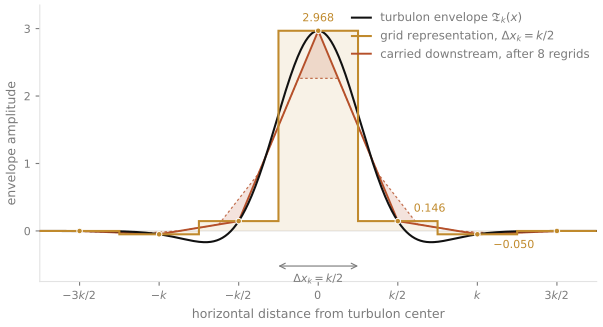

Python code for this plot:
"""S1 — how coarsely a turbulon is represented on its own working grid.

Supplement S1, "Working grids": each size class works on a grid with
Delta x_k = k / (2 s_x). At s_x = 1 the spacing is half the turbulon
size, so the envelope is carried by only five nonzero cells along the
center line: the center, the two flanks at +/- k/2, and the two negative
cells at +/- k.

The figure shows the continuum envelope against that piecewise-constant
grid representation, and against what the rest of the cascade actually
carries: the deposit after it has been interpolated down N_HOPS = 8
further working grids (k/dx = 2 -> 512, the canonical chain the
interpolation compensation is referenced to in steam.simulate).

The delivered curve is the CHORD POLYGON through the five samples, not a
smoothed envelope: the first regrid replaces the deposit by the straight
lines between its samples, and every later regrid interpolates a function
that is already piecewise linear. Refining the grid does not walk back
toward the envelope -- it converges to the polygon. (Computed here by
running the actual chain, so the statement is measured rather than
asserted; see s2_interpolation_retention for why the loss is one-time.)

One honest caveat, drawn as the shaded wedge at the tip: the grids are
corner-aligned (align_corners=True) and so do NOT node-nest, n -> 2n. A
turbulon whose center falls on a node of the finer grids keeps the full
peak; one falling half a cell off has its tip cut to 2.262, a 24% loss.
Both are real and position-dependent within a single run, which is part
of why the compensation factor is measured on the production cascade
rather than derived from this cut.

Envelope is the paper's 3D Mexican hat (Apxeq:turbulon shape) evaluated
along a line through the center:
    T(x) = (A - rho) exp(-rho / 2),  rho = (x / sigma)^2,  sigma = k / pi
with the leading constant A carrying the discrete admissibility
correction applied in steam.simulate._turbulon_envelope:
    A_opt = sum(rho w) / sum(w),  w = exp(-rho / 2)
summed over the 3D kernel grid. A_opt = 2.9678 at s = 1 and 3.0 (the
continuum value, which makes the 3D integral vanish) once s = 2 resolves
the negative shell. A_opt is computed here from the same closed form the
package uses; tests/test_kernel.py pins the two against each other.

NOTE: this is a center-line CUT of a 3D function. The cut is strongly
mean-positive even though the 3D kernel sums to zero -- the negative
shell lives off-axis, where the r^2 volume element gives it the
multiplicity to cancel the core. Do not read the panel as a mean.
"""
import numpy as np
import matplotlib
matplotlib.use('Agg')
import matplotlib.pyplot as plt
from turblib import INK, RULE, LABEL, PALETTE, save

EXACT = INK                 # continuum envelope
COARSE = PALETTE['h']       # ochre — the grid representation
LATE = PALETTE['T']         # sienna — after the rest of the regrid chain
HALF_WIDTH = 1.75           # upper-panel x range, in units of k
SIGMA = 1.0 / np.pi         # k = 1 throughout
dx = 0.5                    # working-grid spacing k/(2 s_x) at s_x = 1
N_HOPS = 8                  # regrids to the k/dx = 512 reference chain
CHAIN_HALF = 8.0            # wide window for the chain, so edges don't intrude


def leading_constant(sparsity, support=5.0):
    """A_opt for the 3D kernel at this sparsity — see module docstring."""
    spacing = 1.0 / (2.0 * sparsity)
    half = int(np.ceil(support / spacing))
    axis = np.arange(-half, half + 1) * spacing
    X, Y, Z = np.meshgrid(axis, axis, axis, indexing='ij')
    rho = (X**2 + Y**2 + Z**2) / SIGMA**2
    weight = np.exp(-rho / 2.0)
    return float((rho * weight).sum() / weight.sum())


A_OPT = leading_constant(1)


def envelope_1d(x, leading=A_OPT):
    """Center-line cut of the 3D Mexican hat with leading constant A."""
    rho = (x / SIGMA) ** 2
    return (leading - rho) * np.exp(-rho / 2.0)


def regrid_chain(phase_cells=0.0):
    """Run the deposit down N_HOPS working grids; return (x, values).

    Each hop halves the spacing, as k halves per dyadic class. The grids
    are corner-aligned and do not node-nest; `phase_cells` offsets the
    first finer grid by that fraction of its own spacing, which is how a
    turbulon's position within the domain shows up.
    """
    m = int(round(CHAIN_HALF / dx))
    x = np.arange(-m, m + 1) * dx           # centers sit ON a node, as in the code
    v = envelope_1d(x)
    for hop in range(1, N_HOPS + 1):
        spacing = dx / 2 ** hop
        offset = phase_cells * spacing if hop == 1 else 0.0
        x_new = np.arange(-CHAIN_HALF + offset, CHAIN_HALF, spacing)
        v = np.interp(x_new, x, v)
        x = x_new
    return x, v


fig, ax = plt.subplots(figsize=(7.2, 3.6))

x_fine = np.linspace(-HALF_WIDTH, HALF_WIDTH, 2001)
ax.plot(x_fine, envelope_1d(x_fine), color=EXACT, lw=1.5, zorder=4,
        label='turbulon envelope $\\mathfrak{T}_k(x)$')

# Grid representation at dx = k/2 (s_x = 1); cell centers as
# _turbulon_envelope builds them: x_m = m * dx, m integer.
m_max = int(np.floor(HALF_WIDTH / dx))
x_cells = np.arange(-m_max, m_max + 1) * dx
t_cells = envelope_1d(x_cells)

edges = np.concatenate([x_cells - dx / 2, [x_cells[-1] + dx / 2]])
ax.stairs(t_cells, edges, baseline=None, color=COARSE, lw=1.5, zorder=5,
          label='grid representation, $\\Delta x_k = k/2$')
ax.stairs(t_cells, edges, baseline=0, fill=True, color=COARSE, alpha=0.11,
          lw=0, zorder=1)
ax.plot(x_cells, t_cells, 'o', ms=4.0, color=COARSE, mec='white', mew=0.7,
        zorder=6)

# What the rest of the cascade carries: the deposit after N_HOPS further
# working grids. Solid = a turbulon centered on a node of the finer grids;
# the wedge to the dotted curve is the tip loss for one centered half a
# cell off, the corner-alignment phase spread within a single run.
x_chain, t_chain = regrid_chain(phase_cells=0.0)
x_chain_off, t_chain_off = regrid_chain(phase_cells=0.5)
window = np.abs(x_chain) <= HALF_WIDTH
window_off = np.abs(x_chain_off) <= HALF_WIDTH
ax.fill_between(x_chain[window], t_chain[window],
                np.interp(x_chain[window], x_chain_off, t_chain_off),
                color=LATE, alpha=0.16, lw=0, zorder=2)
ax.plot(x_chain_off[window_off], t_chain_off[window_off], color=LATE,
        lw=0.9, ls=(0, (2, 2)), alpha=0.8, zorder=3)
ax.plot(x_chain[window], t_chain[window], color=LATE, lw=1.4, zorder=3,
        label=f'carried downstream, after {N_HOPS} regrids')

ax.axhline(0, color=RULE, lw=0.8, zorder=0)

# cell-width dimension marker
y_dim = -0.52
ax.annotate('', xy=(-dx / 2, y_dim), xytext=(dx / 2, y_dim),
            arrowprops=dict(arrowstyle='<->', color=LABEL, lw=0.8,
                            shrinkA=0, shrinkB=0))
ax.text(0.0, y_dim - 0.11, '$\\Delta x_k = k/2$', color=LABEL, fontsize=8,
        ha='center', va='top')

# tap callouts
ax.text(0.0, t_cells[m_max] + 0.10, f'${A_OPT:.3f}$', color=COARSE,
        fontsize=8, ha='center', va='bottom')
ax.text(0.60, t_cells[m_max + 1] + 0.10, f'${t_cells[m_max + 1]:.3f}$',
        color=COARSE, fontsize=8, ha='left', va='bottom')
ax.text(1.10, t_cells[m_max + 2] - 0.08, f'${t_cells[m_max + 2]:.3f}$',
        color=COARSE, fontsize=8, ha='left', va='top')

ax.set_xlim(-HALF_WIDTH, HALF_WIDTH)
ax.set_ylim(-0.75, 3.35)
ax.set_xticks([-1.5, -1.0, -0.5, 0.0, 0.5, 1.0, 1.5])
ax.set_xticklabels(['$-3k/2$', '$-k$', '$-k/2$', '$0$', '$k/2$', '$k$',
                    '$3k/2$'])
ax.set_yticks([0, 1, 2, 3])
ax.set_ylabel('envelope amplitude')

for a in (ax,):
    a.tick_params(colors=LABEL, labelsize=8, length=3, width=0.8)
    a.xaxis.label.set_color(LABEL)
    a.yaxis.label.set_color(LABEL)
    a.xaxis.label.set_fontsize(9)
    a.yaxis.label.set_fontsize(9)
    for side in ('top', 'right'):
        a.spines[side].set_visible(False)
    for side in ('left', 'bottom'):
        a.spines[side].set_color(RULE)
        a.spines[side].set_linewidth(0.8)

ax.set_xlabel('horizontal distance from turbulon center')
leg = ax.legend(frameon=False, fontsize=8.5, loc='upper right',
                handlelength=1.6, borderaxespad=0.2)
for text in leg.get_texts():
    text.set_color(LABEL)

fig.savefig('s1_working_grid_resolution_hires.png', dpi=300,
            bbox_inches='tight', pad_inches=0.05, transparent=True)
save(fig, 's1_working_grid_resolution')
print(f'done  (A_opt = {A_OPT:.8f})')
